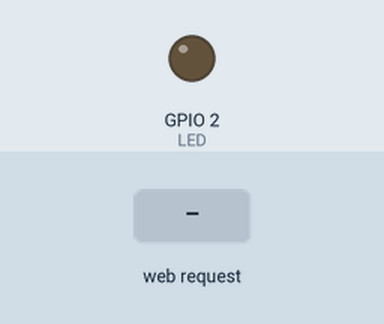
This sketch was run on a simulated ESP32. On the bench: output pins drawn as LEDs (lit = HIGH). Inputs (shaded band) come from the test bench. WiFi joins after 1.5 s; servers stay silent unless stated; what the sketch prints to the serial monitor is not drawn.

Above: at 2.7 s.
2.8 s: HTTP request GET /led received
At 3.3 s:
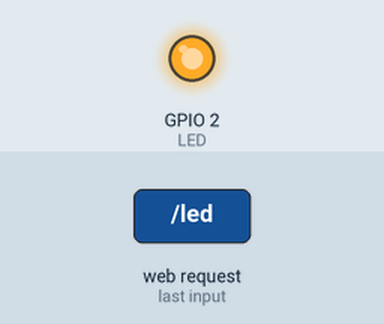
Timing chart, 0 to 5.8 s (numbered marks = the images above; inputs shaded):
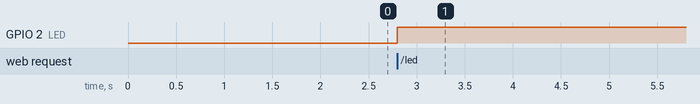

Measured:
- after the input at 2.8 s, GPIO 2 (LED): LOW → HIGH at once

The sketch:

20_web_server_b.ino
```cpp
#include <WiFi.h>  //Incluye la libreria necesaria para manejar conexiones WiFi
#include <WebServer.h>

#define LED 2

char* ssid = "Aula 1";
char* pwd = "Horus.2025";

WebServer servidor(80);

//Paginas

String home = "<!DOCTYPE html><html lang=\"en\"><head><meta charset=\"UTF-8\"><meta name=\"viewport\" content=\"width=device-width,initial-scale=1\"><title>Document</title></head><body><h1>Hola Mundo</h1><h2>Esta es la primera pagina</h2><a href=\"/segunda\">Ir a la segunda página</a><br><a href=\"/led\">Ir a Led</a></body></html>";
String home2 = "<!DOCTYPE html><html lang=\"en\"><head><meta charset=\"UTF-8\"><meta name=\"viewport\" content=\"width=device-width,initial-scale=1\"><title>Segunda Pagina</title></head><body><h1>Esta es la segunda pagina</h1></body></html>";
String homeLed = "<!DOCTYPE html><html lang=\"en\"><head><meta charset=\"UTF-8\"><meta name=\"viewport\" content=\"width=device-width,initial-scale=1\"><title>Control de LED Arduino</title><style>body{font-family:Arial,sans-serif;display:flex;justify-content:center;align-items:center;min-height:100vh;margin:0;background-color:#f4f4f4}.container{background-color:#fff;padding:30px;border-radius:8px;box-shadow:0 2px 10px rgba(0,0,0,.1);text-align:center}h1{color:#333;margin-bottom:20px}.button-group{display:flex;justify-content:center;gap:20px;margin-top:20px}.led-button{color:white;padding:15px 30px;text-align:center;text-decoration:none;display:inline-block;font-size:20px;cursor:pointer;border:none;border-radius:5px;transition:background-color .3s ease}.led-button.on{background-color:#4CAF50}.led-button.on:hover{background-color:#45a049}.led-button.off{background-color:#f44336}.led-button.off:hover{background-color:#da190b}</style></head><body><div class=\"container\"><h1>Control de LED</h1><p>Usa los botones para controlar el LED de tu placa Arduino.</p><div class=\"button-group\"><a href=\"/led\" class=\"led-button on\">Encender LED</a><a href=\"/apagar\" class=\"led-button off\">Apagar LED</a></div></div></body></html>";
void setup() {
  pinMode(LED, OUTPUT);

  Serial.begin(115200);
  WiFi.mode(WIFI_STA);  //Configura el ESP32 como cliente WIFI
  WiFi.begin(ssid, pwd);
  while(WiFi.status() != WL_CONNECTED) {
    delay(500);
    Serial.print(".");
  }
  Serial.print("\n");
  Serial.print("Conectado a la IP: ");
  Serial.println(WiFi.localIP());

    //solicitudes web
  servidor.on("/", handle_OnConnect);
  servidor.on("/segunda",handle_OnConnect2); // No está llamando a la funcion, sino que se ejecuta cuando pasa ésto
  servidor.on("/led", handle_Encender);

  servidor.begin();
  Serial.println("Servidor web iniciado");
}

void loop() {

  servidor.handleClient(); //Escucha las peticiones de los clientes al servidor
}

//Función de respuesta a las paginas web
void handle_OnConnect(){

  servidor.send(200,"text/html",home); //Esta diciendo que el texto que hay en la variable home va a ser un texto estilo html si esta todo ok
}
void handle_OnConnect2(){

  servidor.send(200,"text/html",home2); //Esta diciendo que el texto que hay en la variable home va a ser un texto estilo html si esta todo ok
}

void handle_Encender(){
  digitalWrite(LED, HIGH);
}

void handle_Apagar(){
  digitalWrite(LED, LOW);
}
```
